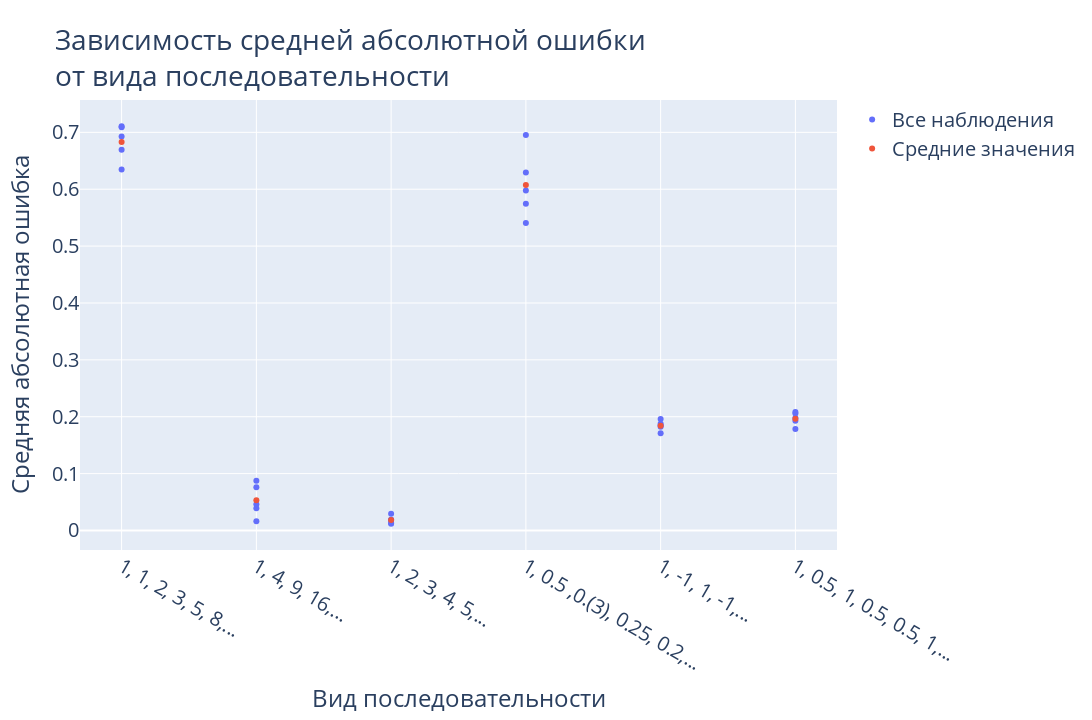

Notebook source saved alongside this figure:
### Code cell
# Построение графика
fig = go.Figure()
fig.add_trace(
    go.Scatter(x=all_sequences, y=all_mapes, name="Все наблюдения", mode="markers")
)
fig.add_trace(
    go.Scatter(x=list(sequence_generators.keys()), y=mapes_mean, name="Средние значения", mode="markers")
)
fig.update_layout(
    title="Зависимость средней абсолютной ошибки<br>от вида последовательности",
    font=dict(size=20),
    xaxis=dict(title="Вид последовательности"),
    yaxis=dict(title="Средняя абсолютная ошибка"),
    width=1280,
    height=720
)
fig.show()

### Figure 1 — Plotly figure (JSON) as saved in the notebook; plotly's stock layout.template omitted (floating-point values rounded to 4 significant figures)
{"data": [{"mode": "markers", "name": "Все наблюдения", "type": "scatter", "x": ["1, 1, 2, 3, 5, 8,...", "1, 1, 2, 3, 5, 8,...", "1, 1, 2, 3, 5, 8,...", "1, 1, 2, 3, 5, 8,...", "1, 1, 2, 3, 5, 8,...", "1, 4, 9, 16,...", "1, 4, 9, 16,...", "1, 4, 9, 16,...", "1, 4, 9, 16,...", "1, 4, 9, 16,...", "1, 2, 3, 4, 5,...", "1, 2, 3, 4, 5,...", "1, 2, 3, 4, 5,...", "1, 2, 3, 4, 5,...", "1, 2, 3, 4, 5,...", "1, 0.5 ,0.(3), 0.25, 0.2,...", "1, 0.5 ,0.(3), 0.25, 0.2,...", "1, 0.5 ,0.(3), 0.25, 0.2,...", "1, 0.5 ,0.(3), 0.25, 0.2,...", "1, 0.5 ,0.(3), 0.25, 0.2,...", "1, -1, 1, -1,...", "1, -1, 1, -1,...", "1, -1, 1, -1,...", "1, -1, 1, -1,...", "1, -1, 1, -1,...", "1, 0.5, 1, 0.5, 0.5, 1,...", "1, 0.5, 1, 0.5, 0.5, 1,...", "1, 0.5, 1, 0.5, 0.5, 1,...", "1, 0.5, 1, 0.5, 0.5, 1,...", "1, 0.5, 1, 0.5, 0.5, 1,..."], "y": [0.7091, 0.6346, 0.6693, 0.6925, 0.7107, 0.03917, 0.01617, 0.07598, 0.08739, 0.04609, 0.01185, 0.01836, 0.0189, 0.01303, 0.02925, 0.6955, 0.6294, 0.5976, 0.5406, 0.5745, 0.1822, 0.1959, 0.1875, 0.1849, 0.1708, 0.1976, 0.2081, 0.1783, 0.2059, 0.1931]}, {"mode": "markers", "name": "Средние значения", "type": "scatter", "x": ["1, 1, 2, 3, 5, 8,...", "1, 4, 9, 16,...", "1, 2, 3, 4, 5,...", "1, 0.5 ,0.(3), 0.25, 0.2,...", "1, -1, 1, -1,...", "1, 0.5, 1, 0.5, 0.5, 1,..."], "y": [0.6832, 0.05296, 0.01828, 0.6075, 0.1843, 0.1966]}], "layout": {"font": {"size": 20}, "height": 720, "title": {"text": "Зависимость средней абсолютной ошибки<br>от вида последовательности"}, "width": 1280, "xaxis": {"title": {"text": "Вид последовательности"}}, "yaxis": {"title": {"text": "Средняя абсолютная ошибка"}}}}
